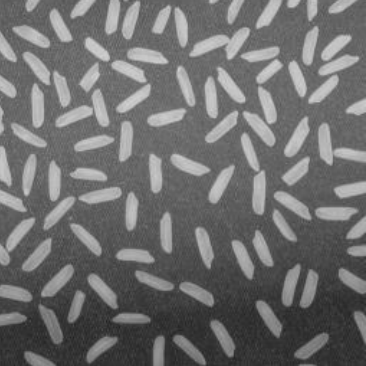
#> input picture Ustinov/LR2/rice.png, 366 x 366 px
$ jupyter execute --allow-errors LR1.ipynb
#> lines starting #> are read from the running program, lines starting #| are printed output that depends on the picture; after the words box and inside, x2 and y2 are one past the last pixel; in counts of white or black regions, pixels touching at a corner belong together
Задания для самостоятельной работы.

Часть 1. Бинаризация, фильтрация, разметка.

Загрузите изображение риса «rice.png».

Бинаризуйте и отфильтруйте его, выполните разметку.

Посчитайте, сколько всего зёрен риса содержит изображение.

Выведите на экран зерно, номер которого равен вашему номеру по журналу, умноженному на пять.

Найдите изображения рисинок, которые склеились в один объект и подлежат разделению.

[cell 1]
import cv2
import numpy as np
import matplotlib.pyplot as plt
from skimage import measure, morphology
from scipy import ndimage

# ----------------------------------------------
# 1. Загрузка изображения в градациях серого
# ----------------------------------------------
A = cv2.imread('rice.png', cv2.IMREAD_GRAYSCALE)
#> A is the input picture: shape (366, 366); min 33, max 210, mean 110.3
plt.figure(figsize=(8,6))
plt.imshow(A, cmap='gray'), plt.title('Исходное изображение')
plt.axis('off')
plt.show()

# ----------------------------------------------
# 2. Бинаризация
# ----------------------------------------------
# Локальная бинаризация (разделение на верхнюю и нижнюю части)
h, w = A.shape
#> h = 366; w = 366
A1 = A[0:int(h/2), :]        # верхняя половина
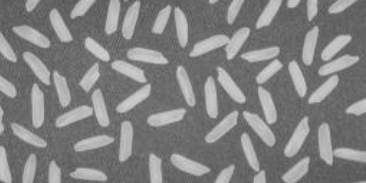
#> A1: shape (183, 366); min 78, max 210, mean 129.6
A2 = A[int(h/2):, :]         # нижняя половина
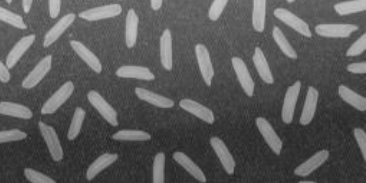
#> A2: shape (183, 366); min 33, max 198, mean 91.1

_, B1 = cv2.threshold(A1, 0, 255, cv2.THRESH_BINARY + cv2.THRESH_OTSU)
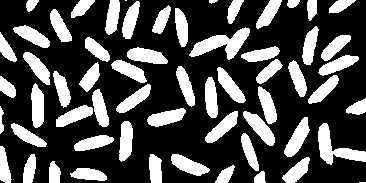
#> B1: shape (183, 366); 30.5% white; 60 white regions (2 under 20 px), largest, box (x1, y1, x2, y2) and area: (189, 27, 250, 60) 853, (318, 123, 366, 165) 776, (284, 117, 310, 157) 493
_, B2 = cv2.threshold(A2, 0, 255, cv2.THRESH_BINARY + cv2.THRESH_OTSU)
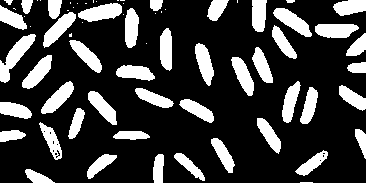
#> B2: shape (183, 366); 24% white; 69 white regions (24 under 20 px), largest, box (x1, y1, x2, y2) and area: (0, 34, 36, 83) 640, (78, 3, 122, 22) 547, (273, 8, 312, 37) 518

# Склейка
binary = np.zeros_like(A, dtype=np.uint8)
binary[0:int(h/2), :] = B1
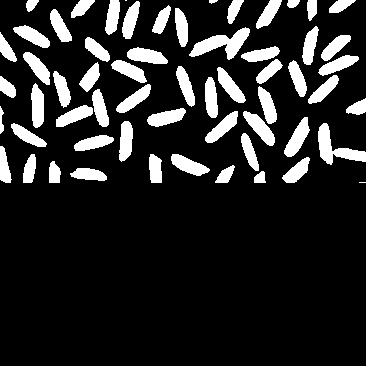
#> binary: shape (366, 366); 15.3% white; 60 white regions (2 under 20 px), largest, box (x1, y1, x2, y2) and area: (189, 27, 250, 60) 853, (318, 123, 366, 165) 776, (284, 117, 310, 157) 493
binary[int(h/2):, :] = B2
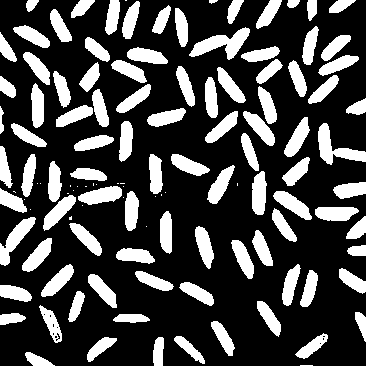
#> binary: shape (366, 366); 27.3% white; 121 white regions (25 under 20 px), largest, box (x1, y1, x2, y2) and area: (189, 27, 250, 60) 853, (318, 123, 366, 165) 776, (0, 217, 36, 266) 640

plt.figure()
plt.imshow(binary, cmap='gray'), plt.title('бинаризация по частям')
plt.axis('off')
plt.show()

# ----------------------------------------------
# 3. Морфологическая фильтрация для удаления шума и заполнения дырок
# ----------------------------------------------

# Открытие – удаляем мелкие шумовые точки на фоне
kernel_open = cv2.getStructuringElement(cv2.MORPH_ELLIPSE, (3,3))
opened = cv2.morphologyEx(binary, cv2.MORPH_OPEN, kernel_open, iterations=2)
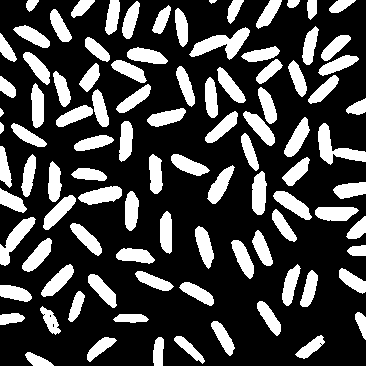
#> opened: shape (366, 366); 26.8% white; 97 white regions, largest, box (x1, y1, x2, y2) and area: (189, 27, 250, 60) 847, (318, 123, 366, 165) 771, (0, 217, 36, 266) 634

plt.figure()
plt.imshow(opened, cmap='gray'), plt.title('После размыкания')
plt.axis('off')
plt.show()

# Закрытие – заполняем небольшие дыры внутри зёрен
kernel_close = cv2.getStructuringElement(cv2.MORPH_ELLIPSE, (3,3))
closed = cv2.morphologyEx(opened, cv2.MORPH_CLOSE, kernel_close, iterations=2)
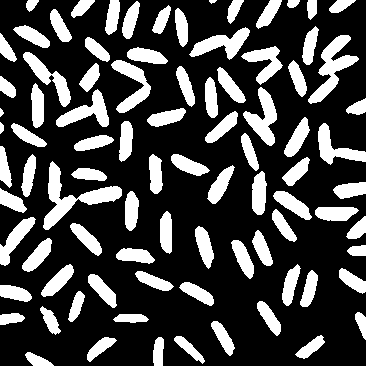
#> closed: shape (366, 366); 27% white; 88 white regions, largest, box (x1, y1, x2, y2) and area: (43, 161, 122, 230) 1485, (308, 35, 359, 104) 1197, (243, 87, 277, 146) 904

plt.figure()
plt.imshow(closed, cmap='gray'), plt.title('После замыкания')
plt.axis('off')
plt.show()

# Удаляем объекты размером меньше 30 пикселей (ложные срабатывания)
from skimage.morphology import remove_small_objects
closed_bool = closed.astype(bool)
#> (the rest of this cell did not finish here and is left out)

Часть 2. Характеристики бинарных объектов.

Откройте редактор mspaint, нарисуйте изображение нескольких деталей.

Одна из деталей должна иметь форму правильного пятиугольника.

Одна из деталей должна содержать четыре отверстия.

Пользуясь методами, изученными в лабораторной работе, напишите скрипт, который позволяет найти и закрасить на изображении пятиугольную деталь красным цветом, а деталь с четырьмя отверстиями – зеленым.

[cell 2]
import cv2
import numpy as np
import matplotlib.pyplot as plt
from skimage import measure, morphology
from skimage.measure import regionprops

# -------------------- Загрузка и предобработка --------------------
img_path = 'detal_super_test.bmp'
img_color = cv2.imread(img_path)
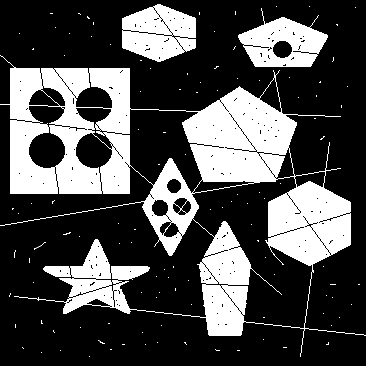
#> input picture Ustinov/LR2/detal_super_test.bmp, 366 x 366 px
#> img_color is the input picture: shape (366, 366, 3); min 0, max 255, mean 76.5
if img_color is None:
    raise FileNotFoundError("Файл не найден")
img_rgb = cv2.cvtColor(img_color, cv2.COLOR_BGR2RGB)
gray = cv2.cvtColor(img_color, cv2.COLOR_BGR2GRAY)

# Бинаризация (метод Отсу, объекты – чёрные на белом, поэтому инвертируем)
# _, binary = cv2.threshold(gray, 0, 255, cv2.THRESH_BINARY_INV + cv2.THRESH_OTSU)

# Мягкая очистка – медианный фильтр и удаление мелкого шума
binary = cv2.medianBlur(gray, 3)
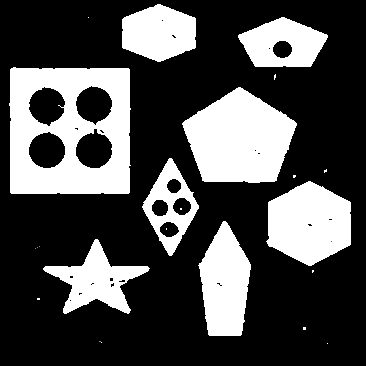
#> binary: shape (366, 366); min 0, max 255, mean 76.1
# Удаление объектов малой площади (ложные срабатывания)
from skimage.morphology import remove_small_objects
#> (the rest of this cell did not finish here and is left out)
